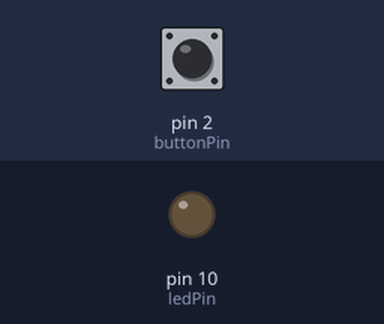
This sketch was run on a simulated Arduino Uno, built with avr-gcc and run on an emulated ATmega328P. On the bench: output pins drawn as LEDs (lit = HIGH). Inputs (shaded band) come from the test bench; at power-on: pin 2 (buttonPin) HIGH.

Above: at 1.2 s.
1.3 s: pin 2 (buttonPin) pulled LOW for 0.15 s
At 1.37 s:
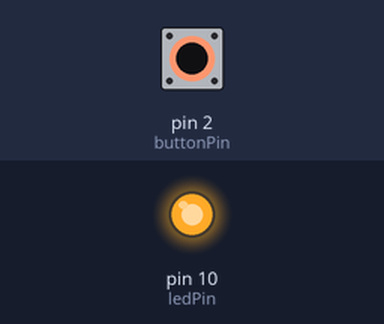
2.9 s: pin 2 (buttonPin) pulled LOW for 3.2 s
At 7.2 s:
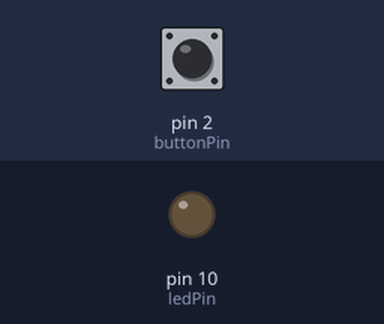
Timing chart, 0 to 8.7 s (numbered marks = the images above; inputs shaded):
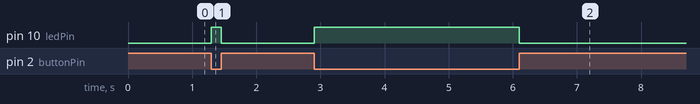

The sketch:

botao_led_pullup.ino
```cpp
int ledPin = 10; // LED conectado ao pino digital 10
int buttonPin = 2; // Botão conectado ao pino digital 2

void setup() {
  pinMode(ledPin, OUTPUT); // Inicializa o pino do LED como saída
  pinMode(buttonPin, INPUT_PULLUP); // Ativa a resistência de pull-up interna
}

void loop() {
  // Verifica se o botão está pressionado (o pino fica LOW se pressionado)
  if (digitalRead(buttonPin) == LOW) {
    digitalWrite(ledPin, HIGH); // Aciona o LED
  } else {
    digitalWrite(ledPin, LOW); // Desliga o LED
  }
}
```

Measured:
- after the input at 1.3 s, pin 10 (ledPin): LOW → HIGH at once, → LOW 0.15 s later
- after the input at 2.9 s, pin 10 (ledPin): LOW → HIGH at once, → LOW 3.2 s later
